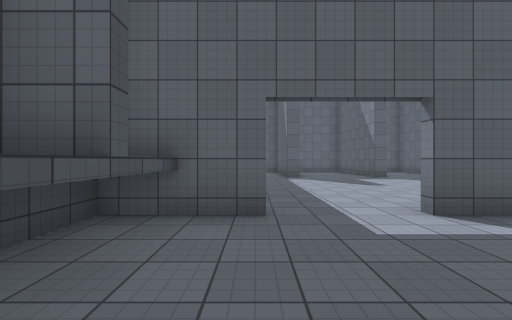
View 1 (above)

18 first-person views from a walk through a 3-D level made in the Unity game engine. The camera is 1.4 m above the floor, looks level and sees 90° across. The floor is counted in squares, 2 m on a side. Each view is taken from the middle of a square. On the plan, view 1 faces up. The plan holds only what a view shows up to about 9 squares ahead; the rest is blank. The place goes on beyond the plan. The player character is not drawn. Surface patterns are stand-ins for the level's own textures.

View 2
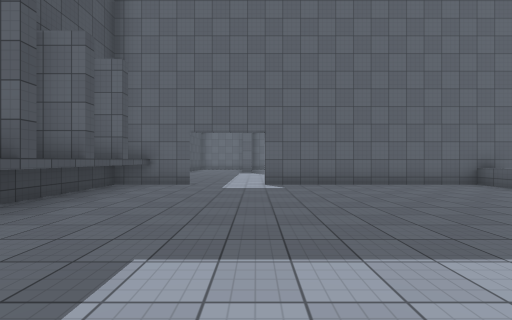

View 3
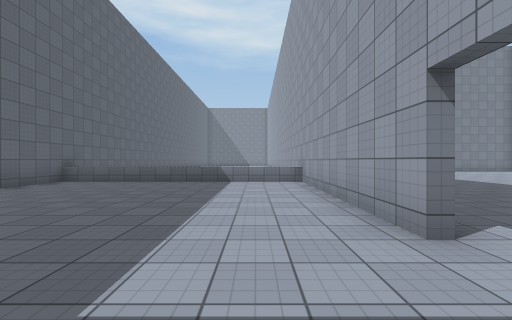

View 4
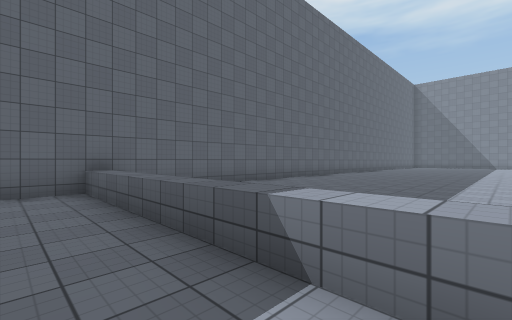

View 5
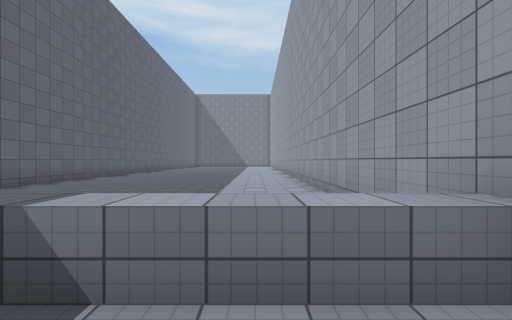

View 6
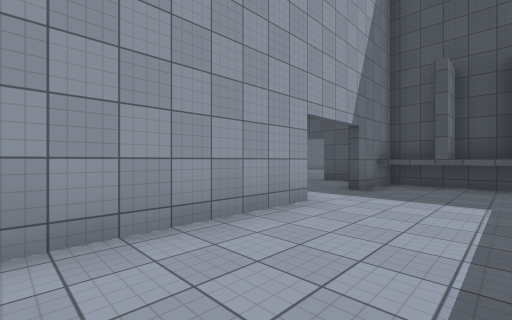

View 7
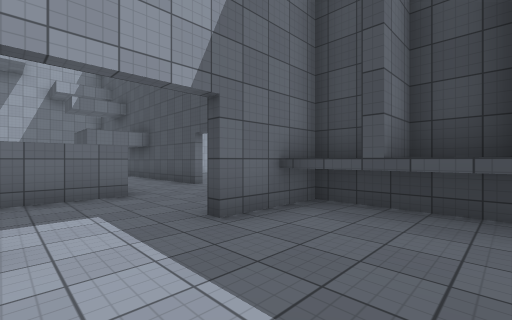

View 8
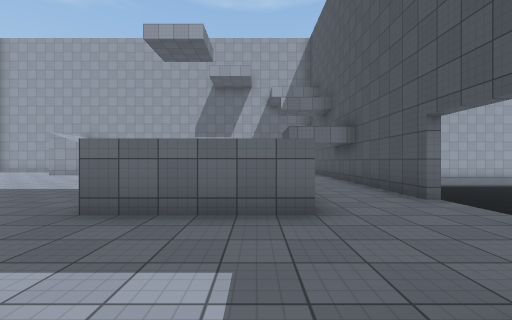

View 9
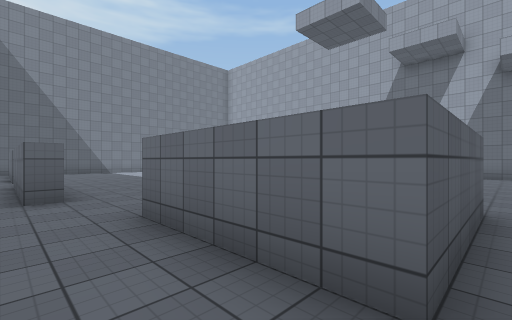

View 10
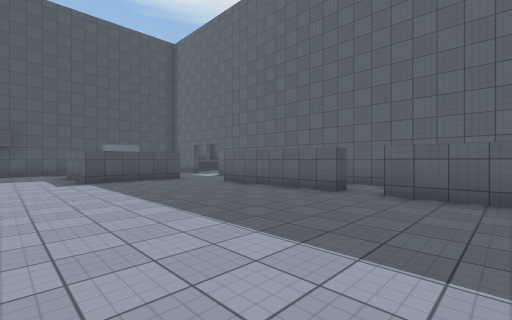

View 11
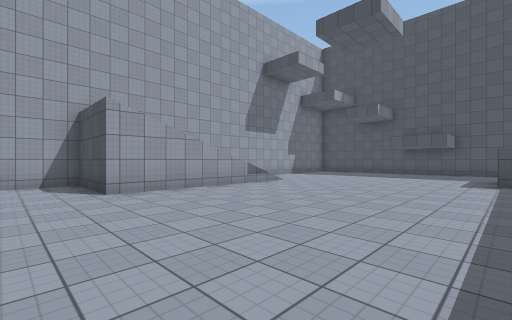

View 12
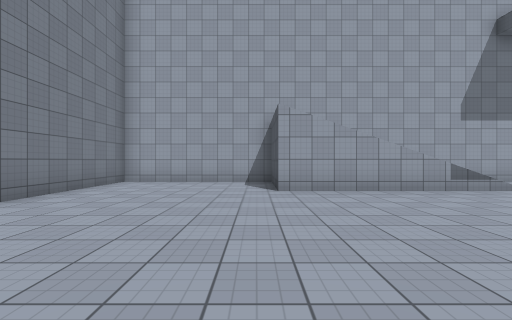

View 13
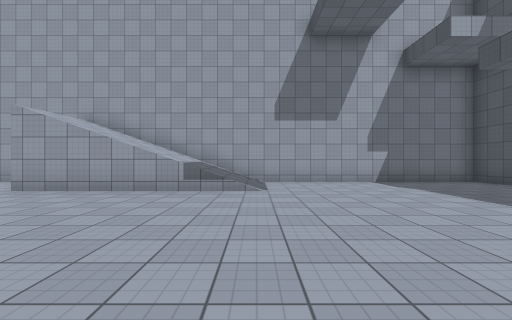

View 14
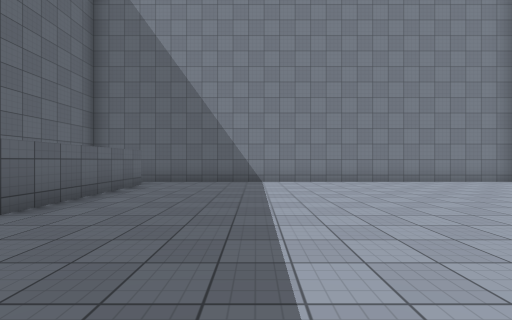

View 15
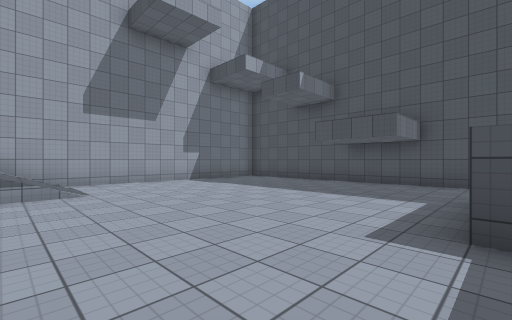

View 16
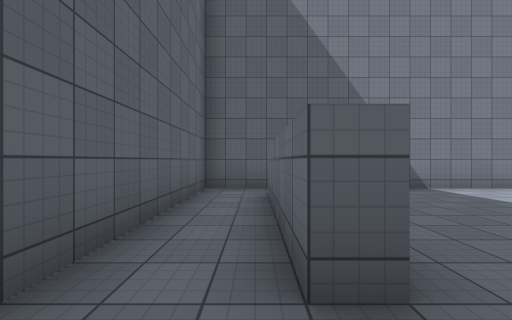

View 17
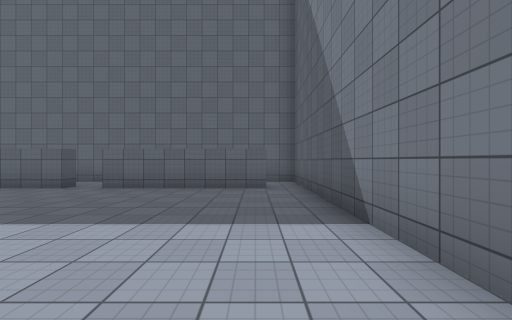

View 18
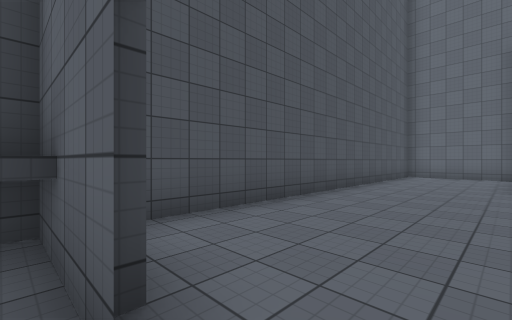

### Floor plan
Key: @ floor where view 1 was taken; # wall or solid block; . main floor; - floor 0.5 m lower than the main floor; / step, stairs or slope; ^ raised ledge.
Columns run from 5 left of view 1 to 17 right of it. Each row starts with its distance up from view 1.
 15      ##
 14     ...
 13    #...
 12    #...
 11    #...
 10    #...
  9    #.......
  8    #.......
  7    #.......
  6    #......
  5    #.....
  4    #.....
  3    ###..##############
  2    ##.........^   ....
  1    #^.........^   ....
  0    #^@........^  ......
 -1    #^.........^  ......
 -2    #^.........^  ......
 -3    ##.........^  ......
 -4    #^.........^#######
 -5    ###..#######......#
 -6    #.................#
 -7    ........####.####.#
 -8    ...^^^............#
 -9    #..^ ^............#
-10 -- #..^^^............#
-11 -- #.................#
-12    #.................#
-13    #.................#
-14    #.................#
-15    #.................#
-16    #......//////.....#
-17    #......//////.....#
-18    #......//////.....#
-19    ###################

Where each view was taken, in squares from view 1:
view 1: 0 up, 0 right, facing up
view 2: 4 down, 2 right, facing up
view 3: 3 down, 0 right, facing right
view 4: 3 down, 7 right, facing up-right
view 5: 3 down, 7 right, facing right
view 6: 2 down, 6 right, facing down-left
view 7: 2 down, 2 right, facing down-left
view 8: 4 down, 1 right, facing down
view 9: 6 down, 0 right, facing down-right
view 10: 12 down, 12 right, facing up-left
view 11: 10 down, 12 right, facing down-left
view 12: 10 down, 11 right, facing down
view 13: 10 down, 5 right, facing down
view 14: 10 down, 7 right, facing right
view 15: 10 down, 6 right, facing down-left
view 16: 6 down, 9 right, facing right
view 17: 13 down, 14 right, facing up
view 18: 3 up, 1 right, facing up-left
